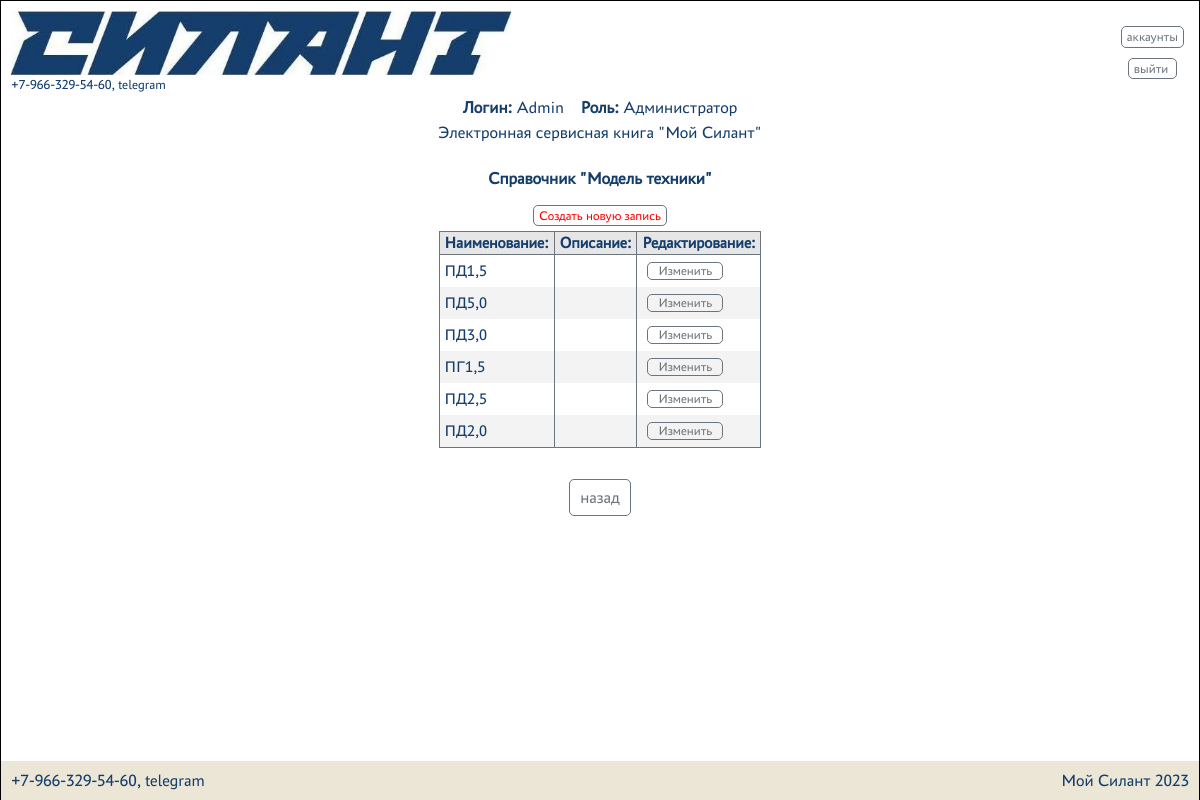
Screenshot of /reference_book/1/ (signed in) with the database file from the repository.
### silant/models.py (models this page shows, shortened)
class TechniqueModel(models.Model):
    name = models.TextField(unique=True, verbose_name='Название')
    description = models.TextField(blank=True, verbose_name='Описание')
    class Meta:
        verbose_name = 'Модель техники'
        verbose_name_plural = 'Модели техники'

### silant/views.py (the view)
# urls.py: path('reference_book/<int:pk>/', ReferenceBookList.as_view()),
class ReferenceBookList(PermissionRequiredMixin, TemplateView):
    permission_required = ('silant.view_technique_model', 'silant.view_engine_model', 'silant.view_transmission_model',
                           'silant.view_drive_axle_model', 'silant.view_steerable_axle_model',
                           'silant.view_service_company', 'silant.view_type_maintenance',
                           'silant.view_description_failure', 'silant.view_recovery_method')
    template_name = 'reference_book_list.html'
    def get_context_data(self, **kwargs):
        context = super().get_context_data(**kwargs)
        pk = self.kwargs.get('pk')
        if pk == 1:
            context['name'] = "Модель техники"
            context['list'] = TechniqueModel.objects.all()
        elif pk == 2:
            context['name'] = "Модель двигателя"
            context['list'] = EngineModel.objects.all()
        elif pk == 3:
            context['name'] = "Модель трансмиссии"
            context['list'] = TransmissionModel.objects.all()
        elif pk == 4:
            context['name'] = "Модель ведущего моста"
            context['list'] = DriveAxleModel.objects.all()
        elif pk == 5:
            context['name'] = "Модель управляемого моста"
            context['list'] = SteerableAxleModel.objects.all()
        elif pk == 6:
            context['name'] = "Сервисная организация"
            context['list'] = ServiceCompany.objects.all()
        elif pk == 7:
            context['name'] = "Вид ТО"
            context['list'] = TypeMaintenance.objects.all()
        elif pk == 8:
            context['name'] = "Характер отказа"
            context['list'] = DescriptionFailure.objects.all()
        elif pk == 9:
            context['name'] = "Способ восстановления"
            context['list'] = RecoveryMethod.objects.all()
        return context

### silant/templates/reference_book_list.html
{% extends 'default.html' %}
{% load auth_extras %}
{% block content %}
    <h4 class="center">Справочник "{{ name }}"</h4>
    <div class="center">
        {% if name == "Сервисная организация" %}
            <p><b>Новая запись в справочнике появится при создании аккаунта,<br> принадлежащего к группе "service" </b></p>
        {% else %}
            <a class="button slim" style="color:red" href="{{ request.path }}{{ item.id }}create/" role="button">Создать новую запись</a>
        {% endif %}
    </div>
    <table>
        <tr><th>Наименование:</th>
            <th>Описание:</th>
            <th>Редактирование:</th>
        </tr>
        {% for item in list %}
            <tr>
                <td>{{ item.name }}</td>
                <td>{{ item.description }}</td>
                <td><a class="button slim" style="padding:0 10"
                       href="{{ request.path }}{{ item.id }}/edit/" role="button">Изменить</a></td>
            </tr>
        {% endfor %}
    </table>
    <br>
    <div class="center">
       <a class="button medium" href="{% url 'reference_book' %}" role="button">назад</a>
    </div>
{% endblock content %}

### silant/templates/fragments/username_group.html
{% load auth_extras %}
{% if user.is_authenticated %}
    <div class="center">
        <div><b>Логин:</b> {{ user.username }}&emsp;</div>
        <div>
            <b>Роль:</b>
            {% if request.user|has_group:"client" %}
                Клиент
            {% elif request.user|has_group:"service" %}
                Сервисная компания
            {% elif request.user|has_group:"manager" %}
                Менеджер
            {% elif request.user|has_group:"admin" %}
                Администратор
            {% endif %}
        </div>
    </div>
{% else %}
        <div class="center"><p>Вы не авторизовались</p></div>
{% endif %}

### static/css/style.css (style rules this page uses)
:root { --silant_black: #163E6C; --silant_red: #D20A11; --silant_beige: #EBE6D6; --silant_grey: #6c757d; --silant_light_grey: #e6e6e6; --silant_cell_grey: #f3f3f3; }
* { margin: 0; padding: 0; }
html { font-family: "PT-Astra-Sans_Regular"; line-height: 1.5; -webkit-text-size-adjust: 100%; -ms-text-size-adjust: 100%; -moz-text-size-adjust: 100%; -ms-overflow-style: scrollbar; -webkit-tap-highlight-color: rgba(0, 0, 0, 0); }
body { height: 100%; font-weight: 400; line-height: 1.5; color: var(--silant_black); }
h1, h2, h3, h4, h5, h6 { margin-top: 0; margin-bottom: 0.5rem; }
a { text-decoration: none !important; }
table { border-bottom: 1px solid var(--silant_grey); border-top: 1px solid var(--silant_grey); border-collapse: collapse; text-align: left; border-spacing: 0; display: block; overflow-x: auto; max-width: fit-content; margin: auto; }
th { border-bottom: 1px solid var(--silant_grey); background-color: var(--silant_light_grey); padding: 2px 2px; white-space: nowrap; }
table a { text-decoration: none; color: var(--silant_black); }
th,td { padding: 2px 5px; border-right: 1px solid var(--silant_grey); border-left: 1px solid var(--silant_grey); }
tr:nth-child(odd) { background: var(--silant_cell_grey); }
.center { display: -webkit-flex; display: flex; justify-content: center; text-align: center; }
.button { border: 1px solid var(--silant_grey); display: inline-block; text-decoration: none; border-radius: 5px; color: var(--silant_grey); background: transparent; cursor: pointer; }
.button.slim { padding: 0 5px; margin: 5px; }
.button.medium { padding: 5px 10px; margin: 5px; }

### static/css/mobile.css (style rules this page uses)
html { font-size: 15px; }
.button.slim { font-size: 11px; }

### static/css/760.css (style rules this page uses)
html { font-size: 17px; }
.button.slim { font-size: 13px; }

### static/css/360.css (style rules this page uses)
html { font-size: 15px; }
.button.slim { font-size: 11px; }

### static/css/1366.css (style rules this page uses)
html { font-size: 18px; }
.button.slim { font-size: 14px; }

### static/css/1536.css (style rules this page uses)
html { font-size: 19px; }
.button.slim { font-size: 15px; }

### rows the page displays
TechniqueModel: name "ПД1,5"
TechniqueModel: name "ПД5,0"
TechniqueModel: name "ПД3,0"
TechniqueModel: name "ПГ1,5"
TechniqueModel: name "ПД2,5"
TechniqueModel: name "ПД2,0"

### other values shown
{{ user.username }} "Admin"
{{ name }} "Модель техники"
